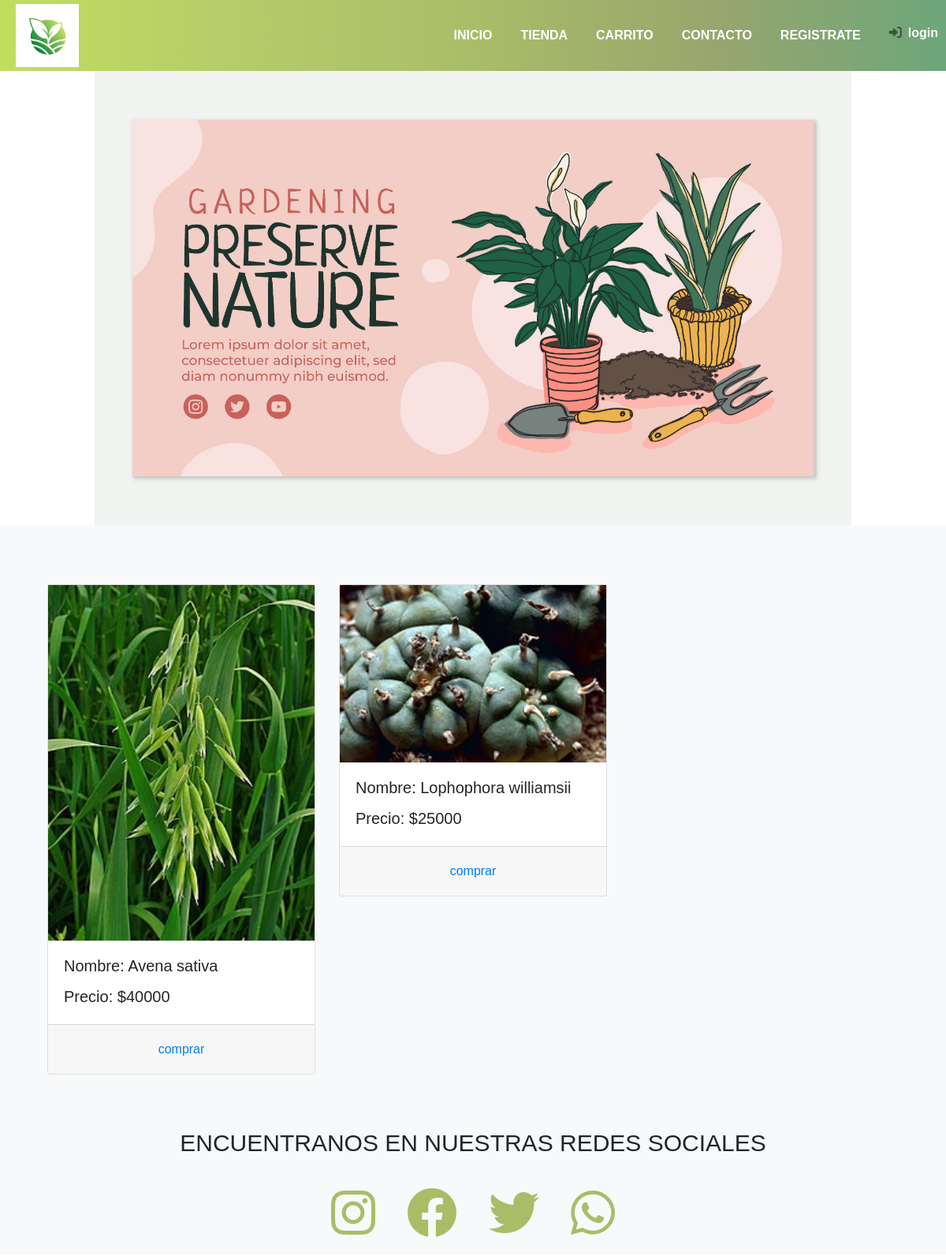
The app's page /tienda.html (upper part), older data.
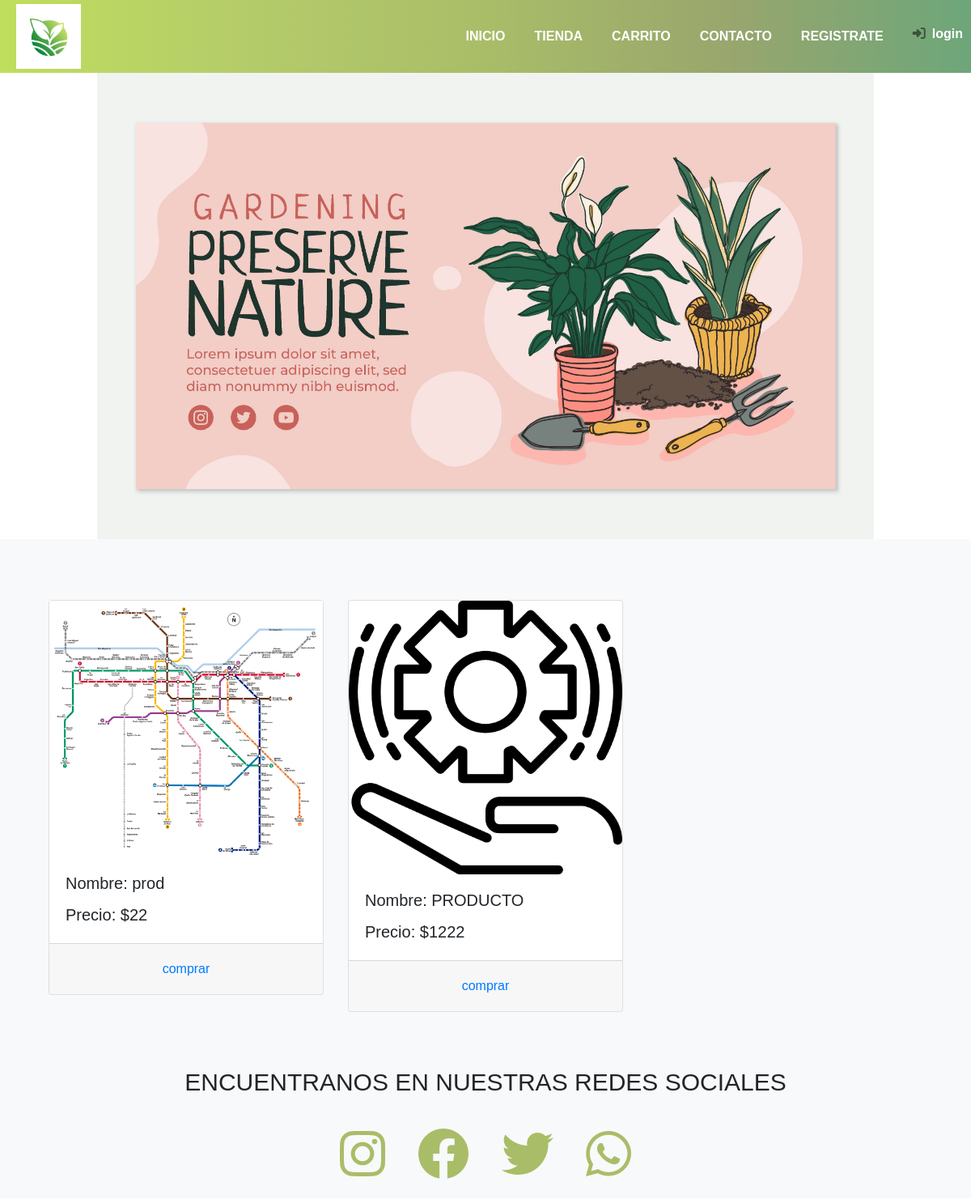
The same page, newer data.
### venta/models.py (models this page shows, shortened)
class Producto(models.Model):
        nombre_producto         = models.CharField(max_length=50,null=True)
        categoria               = models.ForeignKey(categoria, on_delete=models.CASCADE,null=True)
        descuento               = models.ForeignKey(descuento,default=0, on_delete=models.CASCADE,null=True)
        precio                  = models.IntegerField(default=0, null=True)
        subcategoria            = models.ForeignKey(subcategoria, on_delete=models.CASCADE,null=True)
        imgProducto             = models.ImageField(upload_to="imgproductos", null=True)

### venta/views.py (the view)
# urls.py: path("tienda.html", views.tienda,name="tienda"),
@csrf_protect
def tienda(request):
    products = Producto.objects.all()
    cart = Carrito(request)
    form = Prodform()
    if request.POST.get('marca'):
        if request.method == "POST":
            form = Prodform(request.POST, request.FILES)
            if form.is_valid():
                ProdAgre = form.save(commit=False)
                ProdAgre.nombre_producto = request.POST.get('nombre_producto')
                ProdAgre.imgProducto = form.cleaned_data['imgProducto']
                ProdAgre.save()
                return redirect('tienda')
    else:
            products = Producto.objects.all()
            return render(request, "venta/tienda.html", {
            "products": products,'form': form,})

### venta/context_processor.py (called while the page is built)
def cart_total_amount(request):
    total = 0
    FprecioC = 0
    if request.user.is_authenticated:
        for key, value in request.session['cart'].items():
            total = total + (float(value['price']) * value['quantity'])
            FprecioC= int(total)
    return {'cart_total_amount': FprecioC}

### venta/templates/venta/tienda.html (shortened to what this page needs)
{%extends 'venta/base.html'%}
{%load static%}
{% block content %}
<section>
  <div id="carouselExampleControls" class="carousel slide" data-ride="carousel">
    <div class="carousel-inner">
      <div class="carousel-item active">
        <img class="d-block w-100" src="{% static 'core/images/1.jpg' %}" alt="First slide">
      </div>
    </div>
    <a class="carousel-control-prev" href="#carouselExampleControls" role="button" data-slide="prev">
      <span class="carousel-control-prev-icon" aria-hidden="true"></span>
    </a>
    <a class="carousel-control-next" href="#carouselExampleControls" role="button" data-slide="next">
      <span class="carousel-control-next-icon" aria-hidden="true"></span>
    </a>
  </div>
</section>
<section>
  <div class="album py-5 bg-light m-0 ">
    <div class="container">
      <div class="container-fluid">
          <div class="EspaciadoContenido">
              <div class="row start-xs between-xs">
                  {% for product in products %}
                  <div class="col-md-4  ">
                      <div class="card">
                          <img src="{{ product.imgProducto.url }}" style="width:100%;" class="Card image cap imgproductos" alt="{{ product.nombre_producto}}" />
                          <div class="card-body">
                              <h5 class="card-title">Nombre: {{ product.nombre_producto }}</h5>
                              <p class="card-text">Precio: ${{ product.precio }}</p>
                          </div>
                          <div class='card-footer text-center'>
                              {% if user.is_anonymous %}
                                  <button class="btn">
                                      <a href="login"><span>comprar</span></a>
                                  </button>
                              {% endif %}
                          </div>
                      </div>
                  </div>
              {% endfor %}
              </div>
        </div>
      </div>
    </div>
  </div>
</section>
<section id="social-media">
  <div class="container text-center">
    <p>ENCUENTRANOS EN NUESTRAS REDES SOCIALES</p>
      <div class="iconos-social d-flex justify-content-center text-center mt-1 pt-1 mb-1">
        <a href="https://www.instagram.com/"><i class="ico fa-brands fa-instagram" style="color: #a9bd68;"></i></a>
        <a href="https://es-la.facebook.com/"><i class="ico fa-brands fa-facebook" style="color: #a9bd68;"></i></a>
        <a href="https://twitter.com/"><i class="ico fab fa-twitter" style="color: #a9bd68;"></i></a>
        <a href="https://www.whatsapp.com/"><i class="ico fa-brands fa-whatsapp" style="color: #a9bd68;"></i></a>
      </div>
  </div>
</section>
{% endblock %}

Row changes from the older to the newer data that the page shows:
removed Producto: imgProducto (picture), nombre_producto "Avena sativa", precio "40000"
removed Producto: imgProducto (picture), nombre_producto "Lophophora williamsii", precio "25000"
added Producto: imgProducto (picture), nombre_producto "prod", precio "22"
added Producto: imgProducto (picture), nombre_producto "PRODUCTO", precio "1222"
